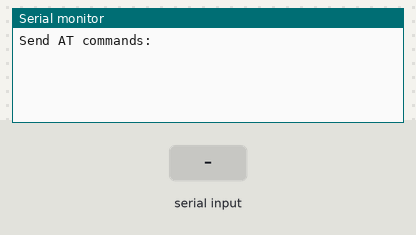
Bench run of a sketch on a simulated Arduino Uno, built with avr-gcc and run on an emulated ATmega328P. Parts: the last lines printed to the serial monitor. Inputs (shaded band) come from the test bench.

Above: at 1.2 s.
1.3 s: "1" received over the second serial link
At 1.8 s:
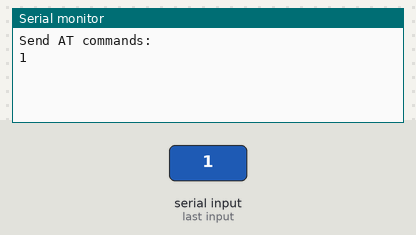
2.8 s: "0" received over the second serial link
At 4.2 s:
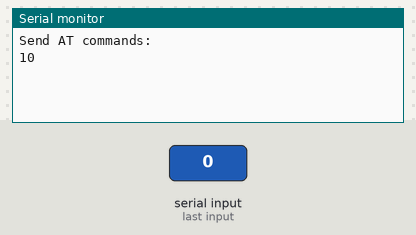

The sketch:

hc06_name_change.ino
```cpp
#include <SoftwareSerial.h>

SoftwareSerial BT(10, 11); // RX, TX

void setup() {
  Serial.begin(9600);   // Serial Monitor
  BT.begin(9600);       // HC-06 default baud rate
  Serial.println("Send AT commands:");
}

void loop() {
  if (BT.available()) Serial.write(BT.read());
  if (Serial.available()) BT.write(Serial.read());
}
```

Measured:
- after the input at 1.3 s, the serial monitor: prints a new line at once (image 1)
- after the input at 2.8 s, the serial monitor: prints a new line at once (image 2)
